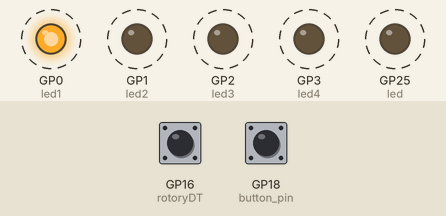
Simulated run of this program. Board: Raspberry Pi Pico running MicroPython. Shown: output pins drawn as LEDs (lit = HIGH). Dashed ring = blinking. The test bench sets the inputs (shaded band); at power-on: GP18 (button_pin) HIGH, GP16 (rotoryDT) HIGH. What the program prints to the serial console is not drawn.

Above: at 1.25 s.
1.3 s: GP18 (button_pin) pulled LOW for 1 s
Timing chart, 0 to 10.3 s (numbered marks = the images above; inputs shaded):
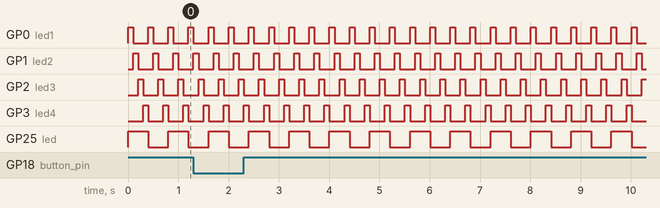

The program:

main.py
```python
from machine import ADC, Pin
import utime
import time
import _thread

#adc = ADC(Pin(26))
led = Pin(25,Pin.OUT)
led1 = Pin(0,Pin.OUT)
led2 = Pin(1,Pin.OUT)
led3 = Pin(2,Pin.OUT)
led4 = Pin(3,Pin.OUT)
rotoryDT = Pin(16, Pin.IN, Pin.PULL_UP)
rotoryCLK = Pin(17, Pin.IN, Pin.PULL_UP)
button_pin = Pin(18, Pin.IN, Pin.PULL_UP)
previous_value = True
button_down = False
delay = 0.1

#def pot_thread():
    #while True:
        #print(adc.read_u16())

#_thread.start_new_thread(pot_thread, ())

while True:
    print("dir", rotoryDT.value(), "step", rotoryCLK.value())
    if previous_value != rotoryCLK.value():
         if rotoryCLK.value() == False:
             if rotoryDT.value() == False:
                 print("turned left")
             else:
                 print("turned right")
         previous_value = rotoryCLK.value()
    if button_pin.value() == False and not button_down:
         print("button pushed")
         button_down = True
    if button_pin.value() == True and button_down:
         button_down = False

    if button_pin.value() == False:
         print("button pressed")
    led.toggle()
    led1.high()
    utime.sleep(delay)
    led1.low()
    led2.high()
    utime.sleep(delay)
    led2.low()
    led3.high()
    utime.sleep(delay)
    led3.low()
    led4.high()
    utime.sleep(delay)
    led4.low()
```

Measured:
- by itself, GP0 (led1), GP1 (led2), GP2 (led3), GP3 (led4): alternates HIGH for 0.10 s and LOW for 0.30 s
- by itself, GP25 (led): alternates HIGH for 0.40 s and LOW for 0.40 s
